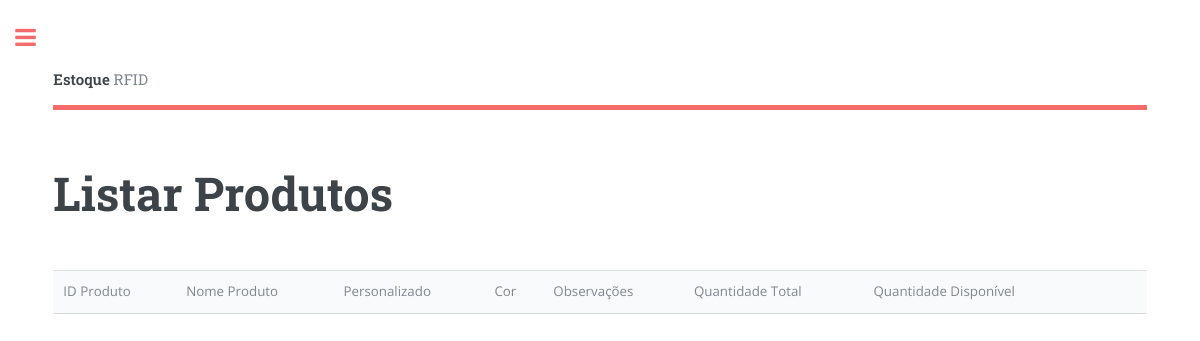
/pesquisar_produto.php, run on an earlier commit of the app's database.
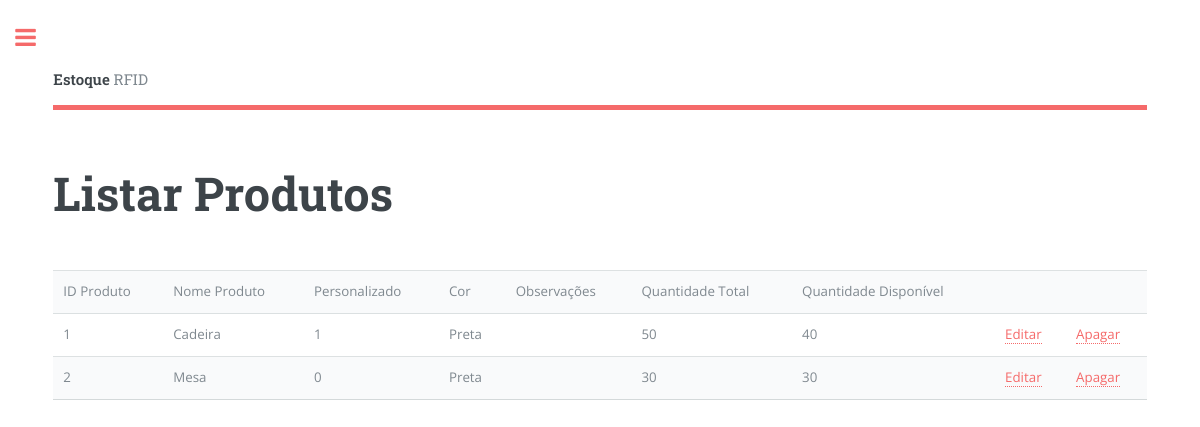
And on a later commit of the database.
### tables this page shows
create table tbProduto (
idProduto int NOT NULL AUTO_INCREMENT,
nomeProd varchar (30) NOT NULL,
personalizado  bit NOT NULL,
cor  varchar (15) NOT NULL,
obs  varchar (50),
quantTotal int NOT NULL,
quantDisponivel int NOT NULL,
CONSTRAINT PK_IDPRODUTO PRIMARY KEY (idProduto)
);

### Model/Produto.php (called while the page is built, shortened)
<?php
class Produto {
  	private $idProduto;
    public function getIdProduto() {
        return $this->idProduto;
    }
}
?>

### Controller/DaoProduto.php (called while the page is built, shortened)
<?php
include_once "Model\Conexao.php";
class DaoProduto
{
    public function __construct(Conexao $db)
    {
        $this->db = $db;
    }
    public function listarProdutos(Produto $produto) {
        if ($produto->getIdProduto() == NULL) {
           $SQL = $this->db->getConection()->query("SELECT * FROM tbProduto");
           return $SQL;
        }
     }
}
?>

### Model/Conexao.php (called while the page is built, shortened)
<?php
class Conexao
{
    private $host = "localhost";
    private $username = "root";
    private $password = "";
    private $database = "bd_rfid";
    private $conexao = null;
    public function getConection()
    {
        return $this->conexao;
    }
    private function conect()
    {
        $this->conexao = mysqli_connect(
                  $this->host,
                  $this->username,
                  $this->password,
                  $this->database);
    }
}
?>

### pesquisar_produto.php (the view, shortened to what this page needs)
<?php
include_once "Model\Conexao.php";
include_once "Model\Produto.php";
include_once "Controller\DaoProduto.php";
include_once 'header.php'
?>
								<section>
									<header class="main">
										<h1>Listar Produtos</h1>
									</header>
									<center>
										<table border=0>
											<tr>
												<td>ID Produto</td>
												<td>Nome Produto</td>
												<td>Personalizado</td>
												<td>Cor</td>
												<td>Observações</td>
												<td>Quantidade Total</td>
												<td>Quantidade Disponível</td>
												<td> </td>
												<td> </td>
											</tr>
											<?php
												$cn = new Conexao();
												$cp = new Produto();
												$daoProd = new DaoProduto($cn);
												$query = $daoProd->listarProdutos($cp);
												while($reg = $query->fetch_array()) {
											?>
											<tr>
												<td> <?=$reg["idProduto"];?> </td>
												<td> <?=$reg["nomeProd"];?> </td>
												<td> <?=$reg["personalizado"];?> </td>
												<td> <?=$reg["cor"];?> </td>
												<td> <?=$reg["obs"];?> </td>
												<td> <?=$reg["quantTotal"];?> </td>
												<td> <?=$reg["quantDisponivel"];?> </td>
												<center>
													<td> <a href="atualizar_produto.php?ID=<?=$reg["idProduto"];?>">Editar</a> </td>
													<td> <a href="apagar_produto.php?idProduto=<?=$reg["idProduto"];?>">Apagar</a> </td>
												</center>
											</tr>
											<?php
											}
											?>
										</table>
									</center>
								</section>
						</div>
					</div>
			</div>
	</body>
</html>

### header.php (shortened to what this page needs)
<!DOCTYPE HTML>
<html>
	<head>
		<link rel="stylesheet" href="assets/css/main.css" />
	</head>
	<body class="is-preload">
			<div id="wrapper">
					<div id="main">
						<div class="inner">
								<header id="header">
									<a href="index.php" class="logo"><strong>Estoque</strong> RFID</a>
								</header>

### assets/css/main.css (style rules this page uses)
html, body, div, span, applet, object, iframe, h1, h2, h3, h4, h5, h6, p, blockquote, pre, a, abbr, acronym, address, big, cite, code, del, dfn, em, img, ins, kbd, q, s, samp, small, strike, strong, sub, sup, tt, var, b, u, i, center, dl, dt, dd, ol, ul, li, fieldset, form, label, legend, table, caption, tbody, tfoot, thead, tr, th, td, article, aside, canvas, details, embed, figure, figcaption, footer, header, hgroup, menu, nav, output, ruby, section, summary, time, mark, audio, video { margin: 0; padding: 0; border: 0; font-size: 100%; font: inherit; vertical-align: baseline; }
article, aside, details, figcaption, figure, footer, header, hgroup, menu, nav, section { display: block; }
body { line-height: 1; }
table { border-collapse: collapse; border-spacing: 0; }
body { -webkit-text-size-adjust: none; }
body { -ms-overflow-style: scrollbar; }
html { box-sizing: border-box; }
*, *:before, *:after { box-sizing: inherit; }
body { background: #ffffff; }
body, input, select, textarea { color: #7f888f; font-family: "Open Sans", sans-serif; font-size: 13pt; font-weight: 400; line-height: 1.65; }
@media screen and (max-width: 1680px) { body, input, select, textarea { font-size: 11pt; } }
@media screen and (max-width: 1280px) { body, input, select, textarea { font-size: 10pt; } }
a { -moz-transition: color 0.2s ease-in-out, border-bottom-color 0.2s ease-in-out; -webkit-transition: color 0.2s ease-in-out, border-bottom-color 0.2s ease-in-out; -ms-transition: color 0.2s ease-in-out, border-bottom-color 0.2s ease-in-out; transition: color 0.2s ease-in-out, border-bottom-color 0.2s ease-in-out; border-bottom: dotted 1px; color: #f56a6a; text-decoration: none; }
strong, b { color: #3d4449; font-weight: 600; }
h1, h2, h3, h4, h5, h6 { color: #3d4449; font-family: "Roboto Slab", serif; font-weight: 700; line-height: 1.5; margin: 0 0 1em 0; }
h1 { font-size: 4em; margin: 0 0 0.5em 0; line-height: 1.3; }
@media screen and (max-width: 1680px) { h1 { font-size: 3.5em; } }
header.main > :last-child { margin: 0 0 1em 0; }
table { margin: 0 0 2em 0; width: 100%; }
table tbody tr { border: solid 1px rgba(210, 215, 217, 0.75); border-left: 0; border-right: 0; }
table tbody tr:nth-child(2n + 1) { background-color: rgba(230, 235, 237, 0.25); }
table td { padding: 0.75em 0.75em; }
#wrapper { display: -moz-flex; display: -webkit-flex; display: -ms-flex; display: flex; -moz-flex-direction: row-reverse; -webkit-flex-direction: row-reverse; -ms-flex-direction: row-reverse; flex-direction: row-reverse; min-height: 100vh; }
#main { -moz-flex-grow: 1; -webkit-flex-grow: 1; -ms-flex-grow: 1; flex-grow: 1; -moz-flex-shrink: 1; -webkit-flex-shrink: 1; -ms-flex-shrink: 1; flex-shrink: 1; width: 100%; }
#main > .inner { padding: 0 6em 0.1em 6em ; margin: 0 auto; max-width: 110em; }
#main > .inner > section { padding: 6em 0 4em 0 ; border-top: solid 2px rgba(210, 215, 217, 0.75); }
#main > .inner > section:first-of-type { border-top: 0 !important; }
@media screen and (max-width: 1680px) { #main > .inner { padding: 0 5em 0.1em 5em ; } }
@media screen and (max-width: 1680px) { #main > .inner > section { padding: 5em 0 3em 0 ; } }
@media screen and (max-width: 1280px) { #main > .inner { padding: 0 4em 0.1em 4em ; } }
@media screen and (max-width: 1280px) { #main > .inner > section { padding: 4em 0 2em 0 ; } }
#header { display: -moz-flex; display: -webkit-flex; display: -ms-flex; display: flex; border-bottom: solid 5px #f56a6a; padding: 6em 0 1em 0; position: relative; }
#header > * { -moz-flex: 1; -webkit-flex: 1; -ms-flex: 1; flex: 1; margin-bottom: 0; }
#header .logo { border-bottom: 0; color: inherit; font-family: "Roboto Slab", serif; font-size: 1.125em; }
@media screen and (max-width: 1680px) { #header { padding-top: 5em; } }

What changed in the data, as far as the page shows it:
added tbproduto: idProduto "1", nomeProd "Cadeira", personalizado "1", cor "Preta", quantTotal "50", quantDisponivel "40"
added tbproduto: idProduto "2", nomeProd "Mesa", personalizado "0", cor "Preta", quantTotal "30", quantDisponivel "30"
